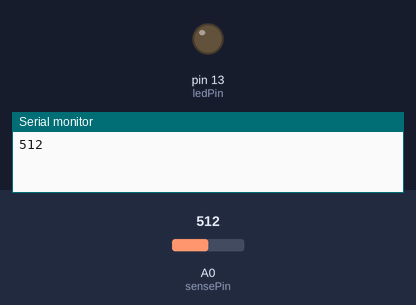
The sketch below on a simulated Arduino Uno, built with avr-gcc and run on an emulated ATmega328P. Parts: output pins drawn as LEDs (lit = HIGH), the last lines printed to the serial monitor. The test bench sets the inputs (shaded band); at power-on: A0 (sensePin) = 512.

Above: at 0.1 s.
At 0.6 s:
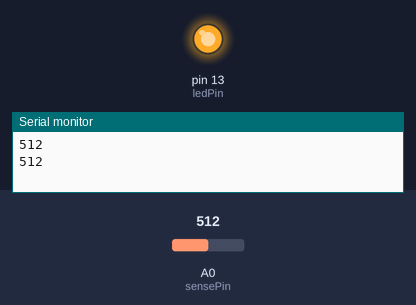
Timing chart, 0 to 2.1 s (numbered marks = the images above):
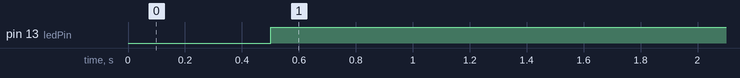

Measured:
- by itself, pin 13 (ledPin): LOW → HIGH at 0.50 s

The sketch:

Night_Light.ino
```cpp
int sensePin = 0;
int ledPin = 13;

void setup () {
 analogReference(DEFAULT);
 pinMode (ledPin, OUTPUT);
 Serial.begin(9600);
}

void loop () {
 Serial.println(analogRead(sensePin));
 delay (500);

  int val = analogRead (sensePin);

  if (val < 800) {
    digitalWrite (ledPin, HIGH);
  } else {
   digitalWrite (ledPin, LOW);
  }
}
```
